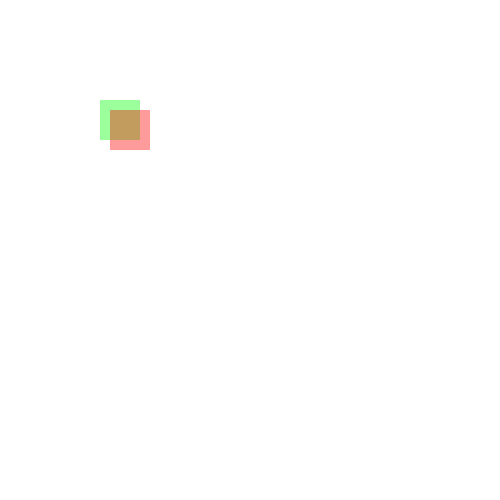
Frame 1 (no input)
Frame 60 (the mouse pressed at the canvas centre just before this capture): identical to frame 1, image omitted
Frame 120 (the mouse held since frame 60 and released just before this capture): identical to frame 1, image omitted

The Processing sketch that drew this single still picture (run headless with seeded random() and noise(); from frame 60 on, the mouse is pressed at the canvas centre):

// Processing sketch: transformation_01
// ── transformation_01.pde



void setup() {
  size(500, 500);
  noStroke();
}

void draw() {
  background(255);

  fill(0, 255, 0, 100);
  rect(100, 100, 40, 40);

/* Matrix Stack: 
 Nicht das Rechteck bewegen, sondern das ganze Koordinatensystem! 
 "Lokal" bleibt das Rechteck an der selben Position, also auf 10/10, weil aber 
 das ganze Koordinatensystem verschoben wurde, ist es visuell dasselbe Resultat 
 wie ein direktes verschieben des Rechtecks. Scheint kompliziert, ist aber sehr praktisch. 
 Zb wenn man ganze Zeichnungen verschieben will.
 
 Push- und Popmatrix kann man sich in etwa wie eine Ebene in Illustrator vorstellen.
 
 
 */
 
  pushMatrix();
  translate(100, 100);
  fill(255, 0, 0, 100);
  rect(10, 10, 40, 40);
  popMatrix();
}
